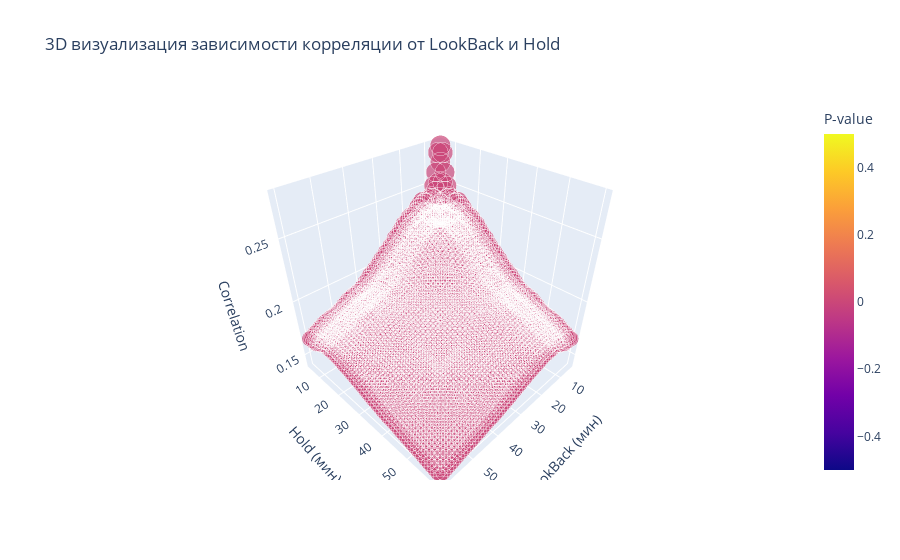

The notebook cell saved with this chart:
### Code cell
fig_3d = px.scatter_3d(
    returns_table,
    x="LookBack",
    y="Hold",
    z="Correlation_abs",
    color="P-value",
    size="Correlation_abs",
    title="3D визуализация зависимости корреляции от LookBack и Hold"
)

fig_3d.update_layout(scene=dict(
    xaxis_title='LookBack (мин)',
    yaxis_title='Hold (мин)',
    zaxis_title='Correlation'
))

fig_3d.show()

### Figure 1 — Plotly figure (JSON) as saved in the notebook; plotly's stock layout.template omitted (floating-point values rounded to 4 significant figures; data arrays with more than 128 entries replaced by an {"elided": "..."} marker saying what was removed)
{"data": [{"hovertemplate": "LookBack=%{x}<br>Hold=%{y}<br>Correlation_abs=%{marker.size}<br>P-value=%{marker.color}<extra></extra>", "legendgroup": "", "marker": {"color": {"elided": "3136 float values"}, "coloraxis": "coloraxis", "size": {"elided": "3136 float values"}, "sizemode": "area", "sizeref": 0.0006967, "symbol": "circle"}, "mode": "markers", "name": "", "scene": "scene", "showlegend": false, "type": "scatter3d", "x": {"elided": "3136 int values"}, "y": {"elided": "3136 int values"}, "z": {"elided": "3136 float values"}}], "layout": {"coloraxis": {"colorbar": {"title": {"text": "P-value"}}, "colorscale": [[0, "#0d0887"], [0.1111, "#46039f"], [0.2222, "#7201a8"], [0.3333, "#9c179e"], [0.4444, "#bd3786"], [0.5556, "#d8576b"], [0.6667, "#ed7953"], [0.7778, "#fb9f3a"], [0.8889, "#fdca26"], [1, "#f0f921"]]}, "legend": {"itemsizing": "constant", "tracegroupgap": 0}, "scene": {"domain": {"x": [0, 1], "y": [0, 1]}, "xaxis": {"title": {"text": "LookBack (мин)"}}, "yaxis": {"title": {"text": "Hold (мин)"}}, "zaxis": {"title": {"text": "Correlation"}}}, "title": {"text": "3D визуализация зависимости корреляции от LookBack и Hold"}}}
